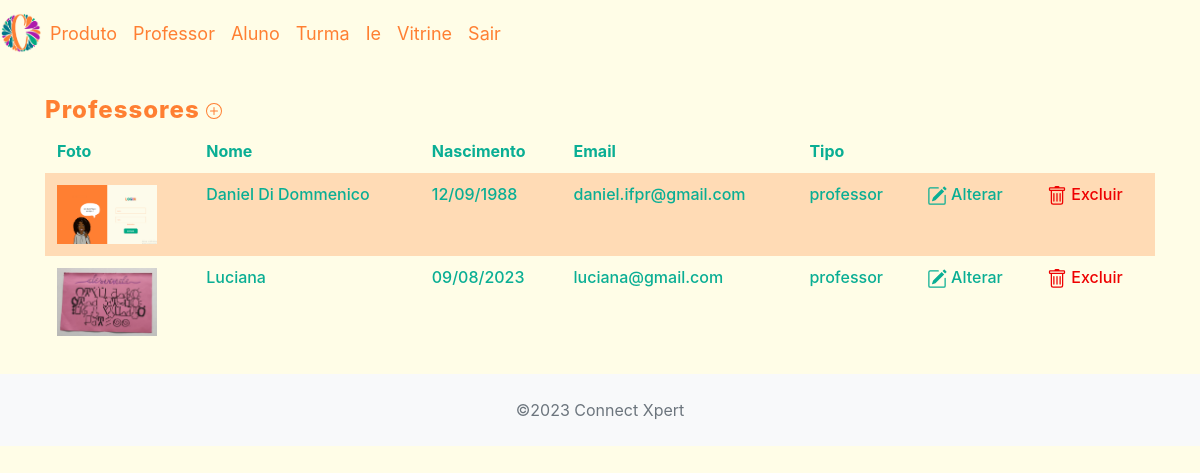
Page /crud_connectxpert/app/controller/ProfessorController.php?action=list (signed in) on the committed database.
### tables this page shows
CREATE TABLE `professor` (
  `id_professor` int(60) NOT NULL,
  `nome_professor` varchar(100) NOT NULL,
  `nascimento_professor` date NOT NULL,
  `telefone_professor` varchar(20) NOT NULL,
  `sexo_professor` enum('feminino','masculino','outros') NOT NULL,
  `login_professor` varchar(100) NOT NULL,
  `senha_professor` char(8) NOT NULL,
  `tipo` enum('PROFESSOR','ESTAGIARIO','SECRETARIO','SOCIO','PROPRIETARIO') NOT NULL,
  `cpf_professor` varchar(20) NOT NULL,
  `rg_professor` varchar(20) NOT NULL,
  `email_professor` varchar(100) NOT NULL,
  `foto` varchar(60) NOT NULL
);

### crud_connectxpert/app/controller/ProfessorController.php (called while the page is built, shortened)
<?php
require_once(__DIR__ . "/../dao/ProfessorDAO.php");
require_once(__DIR__ . "/../model/Professor.php");
class ProfessorController extends Controller {
    private ProfessorDAO $professorDao;
    public function __construct() {
        $this->professorDao = new ProfessorDAO();
        $this->handleAction();
    }
    protected function list(string $msgErro = "", string $msgSucesso = "") {
        $professores = $this->professorDao->list();
        $dados["lista"] = $professores;
        $this->loadView("professor/listProfessor.php", $dados,  $msgErro, $msgSucesso);
    }
}
$profCont = new ProfessorController();

### crud_connectxpert/app/model/Professor.php (called while the page is built, shortened)
<?php
class Professor {
    private $idProfessor;
    private $nomeProfessor;
    private $nascimentoProfessor;
    private $emailProfessor;
    private $tipo;
    private $fotoProfessor;
    public function getIdProfessor()
    {
        return $this->idProfessor;
    }
    public function setIdProfessor($idProfessor): self
    {
        $this->idProfessor = $idProfessor;
        return $this;
    }
    public function getNomeProfessor()
    {
        return $this->nomeProfessor;
    }
    public function setNomeProfessor($nomeProfessor): self
    {
        $this->nomeProfessor = $nomeProfessor;
        return $this;
    }
    public function getNascimentoProfessorFormatada()
    {
        if($this->nascimentoProfessor) {
            $data = date_create($this->nascimentoProfessor);
            return date_format($data,"d/m/Y");
        }
        return '';
    }
    public function setNascimentoProfessor($nascimentoProfessor): self
    {
        $this->nascimentoProfessor = $nascimentoProfessor;
        return $this;
    }
    public function getTipo()
    {
        return $this->tipo;
    }
    public function setTipo($tipo)
    {
        $this->tipo = $tipo;
        return $this;
    }
    public function getEmailProfessor()
    {
        return $this->emailProfessor;
    }
    public function setEmailProfessor($emailProfessor)
    {
        $this->emailProfessor = $emailProfessor;
        return $this;
    }
    public function getFotoProfessor()
    {
        return $this->fotoProfessor;
    }
    public function setFotoProfessor($fotoProfessor)
    {
        $this->fotoProfessor = $fotoProfessor;
        return $this;
    }
}

### crud_connectxpert/app/dao/ProfessorDAO.php (called while the page is built, shortened)
<?php
include_once(__DIR__ . "/../model/Professor.php");
class ProfessorDAO {
    public function list() {
        $conn = Connection::getConn();
        $sql = "SELECT * FROM professor AS p ORDER BY nome_professor";
        $stm = $conn->prepare($sql);
        $stm->execute();
        $result = $stm->fetchAll();
        return $this->mapProfessores($result);
    }
    private function mapProfessores($result) {
        $professores = array();
        foreach ($result as $reg) {
            $professor = new Professor();
            $professor->setIdProfessor($reg['id_professor']);
            $professor->setNomeProfessor($reg['nome_professor']);
            $professor->setNascimentoProfessor($reg['nascimento_professor']);
            $professor->setTelefoneProfessor($reg['telefone_professor']);
            $professor->setSexoProfessor($reg['sexo_professor']);
            $professor->setCpfProfessor($reg['cpf_professor']);
            $professor->setRgProfessor($reg['rg_professor']);
            $professor->setEmailProfessor($reg['email_professor']);
            $professor->setLoginProfessor($reg['login_professor']);
            $professor->setSenhaProfessor($reg['senha_professor']);
            $professor->setTipo($reg['tipo']);
            $professor->setFotoProfessor($reg['foto']);
            array_push($professores, $professor);
        }
        return $professores;
    }
}

### crud_connectxpert/app/view/professor/listProfessor.php (the view, shortened to what this page needs)
<?php
require_once(__DIR__ . "/../include/header.php");
require_once(__DIR__ . "/../include/menu.php");
echo '<link rel="stylesheet" href="' . BASEURL . '/view/professor/profstyle.css">';
?>
<div class="container">
    <div class="row">
    <h3 class="col-4">Professores <a class="btn-inserir"
                href="<?= BASEURL ?>/controller/ProfessorController.php?action=create">
</a></h3>
        <div class="col-9">
        </div>
    </div>
    <div class="row" style="margin-top: 10px;">
        <div class="col-md-12">
            <table id="tabProfessores" class='table table-striped'>
                <thead>
                    <tr class="topicos">
                        <th>Foto</th>
                        <th>Nome</th>
                        <th>Nascimento</th>
                        <th>Email</th>
                        <th>Tipo</th>
                    </tr>
                </thead>
                <tbody>
                    <?php foreach($dados['lista'] as $prof): ?>
                        <tr class="listagem">
                            <td><img src="<?= BASEURL_FOTOS . $prof->getFotoProfessor(); ?>" style="width: 100px; height: auto;" /></td>
                            <td><?= $prof->getNomeProfessor(); ?></td>
                            <td><?= $prof->getNascimentoProfessorFormatada(); ?></td>
                            <td style="text-transform: none;"><?= $prof->getEmailProfessor(); ?></td>
                            <td style="text-transform: lowercase;"><?= $prof->getTipo(); ?></td>
                            <td><a class="btn-alterar"
                                href="<?= BASEURL ?>/controller/ProfessorController.php?action=edit&id=<?= $prof->getIdProfessor() ?>">
 Alterar</a>
                            </td>
                            <td><a class="btn-excluir"
                                onclick="return confirm('Confirma a exclusão do professor?');"
                                href="<?= BASEURL ?>/controller/ProfessorController.php?action=delete&id=<?= $prof->getIdProfessor() ?>">
 Excluir</a>
                            </td>
                        </tr>
                    <?php endforeach; ?>
                </tbody>
            </table>
        </div>
    </div>
</div>
<?php
require_once(__DIR__ . "/../include/footer.php");
?>

### crud_connectxpert/app/view/professor/profstyle.css (style rules this page uses)
h3 { width: 100px; height: 45px; top: 30px; color: rgba(255, 127, 50, 1); font-style: normal; font-size: 24px; font-weight: 800; line-height: 1.2; letter-spacing: 1px; text-decoration: none; text-transform: none; }
body { background-color: #fffde7; }
.topicos { width: 102.5px; height: 14.73px; left: 135px; top: 187.82px; color: rgba(10, 174, 148, 1); font-style: normal; font-size: 16px; font-weight: 600; line-height: 1.2; letter-spacing: 0px; text-decoration: none; }
.listagem { width: 201px; height: 18px; left: 140px; top: 261px; color: rgb(10, 174, 148, 1); font-style: normal; font-size: 16px; font-weight: 500; line-height: 1.2; text-decoration: none; text-transform: capitalize; }
.btn-alterar { color: rgb(10, 174, 148, 1); }
.btn-excluir { color:rgb(238, 1, 1); }
.table-striped tbody tr:nth-of-type(odd) { background-color: rgba(255, 129, 50, 0.274) !important; }
.table td, .table th { border-top: 0px solid transparent !important; }
.table thead th { border-bottom: 0px solid transparent !important; }

### rows in the picture
professor: foto (picture), nome_professor "Daniel Di Dommenico", nascimento_professor "12/09/1988", email_professor "daniel.ifpr@gmail.com", tipo "professor"
professor: foto (picture), nome_professor "Luciana", nascimento_professor "09/08/2023", email_professor "luciana@gmail.com", tipo "professor"
